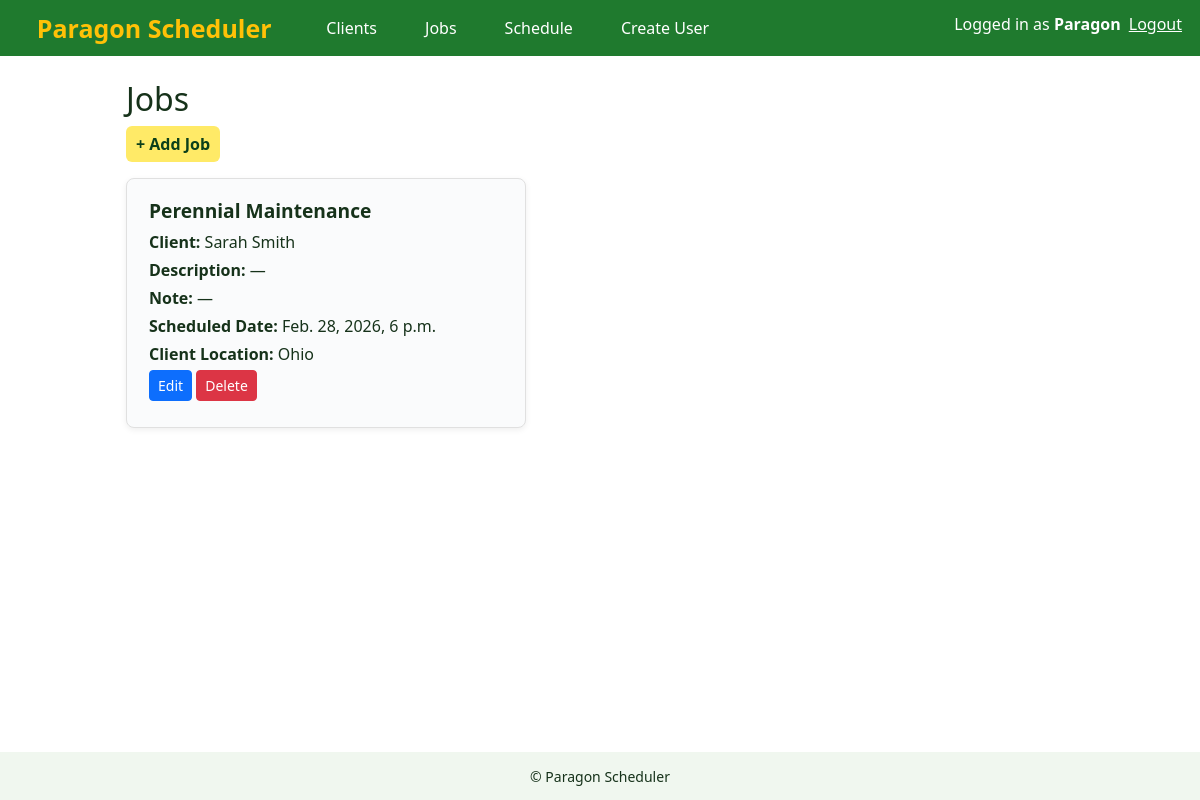
Page /jobs/ (signed in) on the earlier database version.
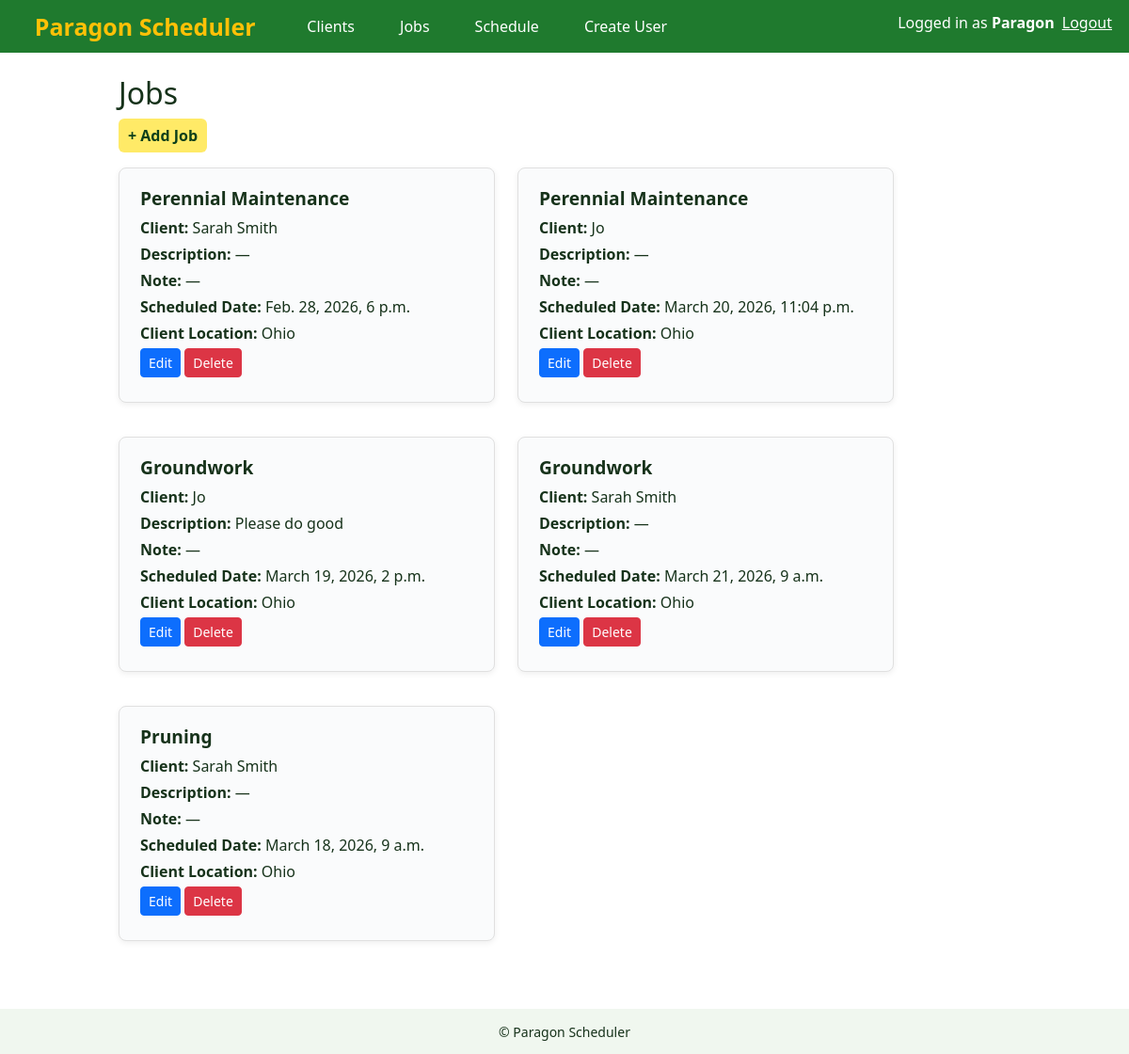
Same page on the later database version.
### scheduler/models.py (models this page shows, shortened)
class Job(models.Model):
    client = models.ForeignKey(Client, on_delete=models.CASCADE)
    job_title = models.CharField(max_length=200)
    description = models.TextField(blank=True)
    scheduled_date = models.DateTimeField(null=True, blank=True)
    note = models.TextField(blank=True)

class Client(models.Model):
    LOCATION_CHOICES = [
        ('N', 'North'),
        ('NE', 'Northeast'),
        ('NW', 'Northwest'),
        ('S', 'South'),
        ('SW', 'Southwest'),
        ('SE', 'Southeast'),
        ('OH', 'Ohio'),
    ]
    name = models.CharField(max_length=100)
    email = models.EmailField(blank=True)
    phone_number = models.CharField(max_length=10, blank=True)
    location = models.CharField(max_length=2, choices=LOCATION_CHOICES, default='OH', blank=True)

### scheduler/views.py (the view)
# urls.py: path('jobs/', views.jobs_list, name='jobs'),
@login_required
def jobs_list(request):
    jobs = Job.objects.all()
    return render(request, 'scheduler/jobs.html', {'jobs': jobs})

### scheduler/templates/scheduler/jobs.html (shortened to what this page needs)
{% extends 'scheduler/base.html' %}
{% block content %}
  <h2>Jobs</h2>
  {% if not user.userprofile %}
    <p><a href="{% url 'add_job' %}" class="add-link">+ Add Job</a></p>
  {% elif user.userprofile.role != 'assistant_manager' and user.userprofile.role != 'manager' %}
    <p><a href="{% url 'add_job' %}" class="add-link">+ Add Job</a></p>
  {% endif %}
  <div style="display: flex; flex-wrap: wrap; gap: 24px;">
    {% for job in jobs %}
      <div style="background: #fafbfc; border: 1px solid #e0e0e0; border-radius: 8px; padding: 18px 22px; min-width: 320px; max-width: 400px; flex: 1 1 320px; box-shadow: 0 2px 6px #0001; margin-bottom: 12px;">
        <div style="font-size: 1.2em; font-weight: bold; margin-bottom: 4px;">{{ job.job_title }}</div>
        <div style="margin-bottom: 4px;"><strong>Client:</strong> {{ job.client.name }}</div>
        <div style="margin-bottom: 4px;"><strong>Description:</strong> {{ job.description|default:'—' }}</div>
        <div style="margin-bottom: 4px;"><strong>Note:</strong> {{ job.note|default:'—' }}</div>
        <div style="margin-bottom: 4px;"><strong>Scheduled Date:</strong> {% if job.scheduled_date %}{{ job.scheduled_date }}{% else %}<em>Unscheduled</em>{% endif %}</div>
        <div style="margin-bottom: 4px;"><strong>Client Location:</strong> {{ job.client.get_location_display }}</div>
        {% if not user.userprofile %}
        <div style="margin-bottom: 8px;">
          <a href="{% url 'edit_job' job.id %}" class="btn btn-sm btn-primary">Edit</a>
          <a href="{% url 'delete_job' job.id %}" class="btn btn-sm btn-danger">Delete</a>
        </div>
        {% elif user.userprofile.role != 'assistant_manager' and user.userprofile.role != 'manager' %}
        <div style="margin-bottom: 8px;">
          <a href="{% url 'edit_job' job.id %}" class="btn btn-sm btn-primary">Edit</a>
          <a href="{% url 'delete_job' job.id %}" class="btn btn-sm btn-danger">Delete</a>
        </div>
        {% endif %}
      </div>
    {% empty %}
      <div>No jobs yet.</div>
    {% endfor %}
  </div>
{% endblock %}

Differences in the rows shown:
added Job: job_title "Perennial Maintenance", client.name "Jo", description "—", note "—", scheduled_date "March 20, 2026, 11:04 p.m.", client.location "Ohio"
added Job: job_title "Groundwork", client.name "Jo", description "Please do good", note "—", scheduled_date "March 19, 2026, 2 p.m.", client.location "Ohio"
added Job: job_title "Groundwork", client.name "Sarah Smith", description "—", note "—", scheduled_date "March 21, 2026, 9 a.m.", client.location "Ohio"
added Job: job_title "Pruning", client.name "Sarah Smith", description "—", note "—", scheduled_date "March 18, 2026, 9 a.m.", client.location "Ohio"
